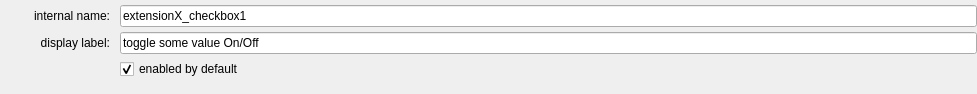
<?xml version="1.0" encoding="UTF-8"?>
<ui version="4.0">
 <class>checkbox_edit</class>
 <widget class="QWidget" name="checkbox_edit">
  <property name="geometry">
   <rect>
    <x>0</x>
    <y>0</y>
    <width>977</width>
    <height>92</height>
   </rect>
  </property>
  <property name="windowTitle">
   <string>Form</string>
  </property>
  <layout class="QVBoxLayout" name="verticalLayout">
   <property name="spacing">
    <number>5</number>
   </property>
   <property name="leftMargin">
    <number>10</number>
   </property>
   <property name="topMargin">
    <number>5</number>
   </property>
   <property name="rightMargin">
    <number>0</number>
   </property>
   <property name="bottomMargin">
    <number>5</number>
   </property>
   <item>
    <layout class="QHBoxLayout" name="internalNameLayout">
     <property name="spacing">
      <number>10</number>
     </property>
     <item>
      <widget class="QLabel" name="internalNameLabel">
       <property name="minimumSize">
        <size>
         <width>100</width>
         <height>0</height>
        </size>
       </property>
       <property name="text">
        <string>internal name:</string>
       </property>
       <property name="alignment">
        <set>Qt::AlignRight|Qt::AlignTrailing|Qt::AlignVCenter</set>
       </property>
      </widget>
     </item>
     <item>
      <widget class="QLineEdit" name="cfg_name">
       <property name="text">
        <string>extensionX_checkbox1</string>
       </property>
      </widget>
     </item>
    </layout>
   </item>
   <item>
    <layout class="QHBoxLayout" name="displayLabelLayout">
     <property name="spacing">
      <number>10</number>
     </property>
     <item>
      <widget class="QLabel" name="displayLabelLabel">
       <property name="minimumSize">
        <size>
         <width>100</width>
         <height>0</height>
        </size>
       </property>
       <property name="text">
        <string>display label:</string>
       </property>
       <property name="alignment">
        <set>Qt::AlignRight|Qt::AlignTrailing|Qt::AlignVCenter</set>
       </property>
      </widget>
     </item>
     <item>
      <widget class="QLineEdit" name="cfg_label">
       <property name="text">
        <string>toggle some value On/Off</string>
       </property>
      </widget>
     </item>
    </layout>
   </item>
   <item>
    <layout class="QHBoxLayout" name="enabledLayout" stretch="0,1">
     <property name="spacing">
      <number>10</number>
     </property>
     <property name="bottomMargin">
      <number>10</number>
     </property>
     <item>
      <widget class="QLabel" name="label">
       <property name="minimumSize">
        <size>
         <width>100</width>
         <height>0</height>
        </size>
       </property>
       <property name="maximumSize">
        <size>
         <width>200</width>
         <height>16777215</height>
        </size>
       </property>
       <property name="text">
        <string/>
       </property>
      </widget>
     </item>
     <item>
      <widget class="QCheckBox" name="cfg_enabled">
       <property name="text">
        <string>enabled by default</string>
       </property>
       <property name="checked">
        <bool>true</bool>
       </property>
      </widget>
     </item>
    </layout>
   </item>
  </layout>
 </widget>
 <resources/>
 <connections/>
</ui>
